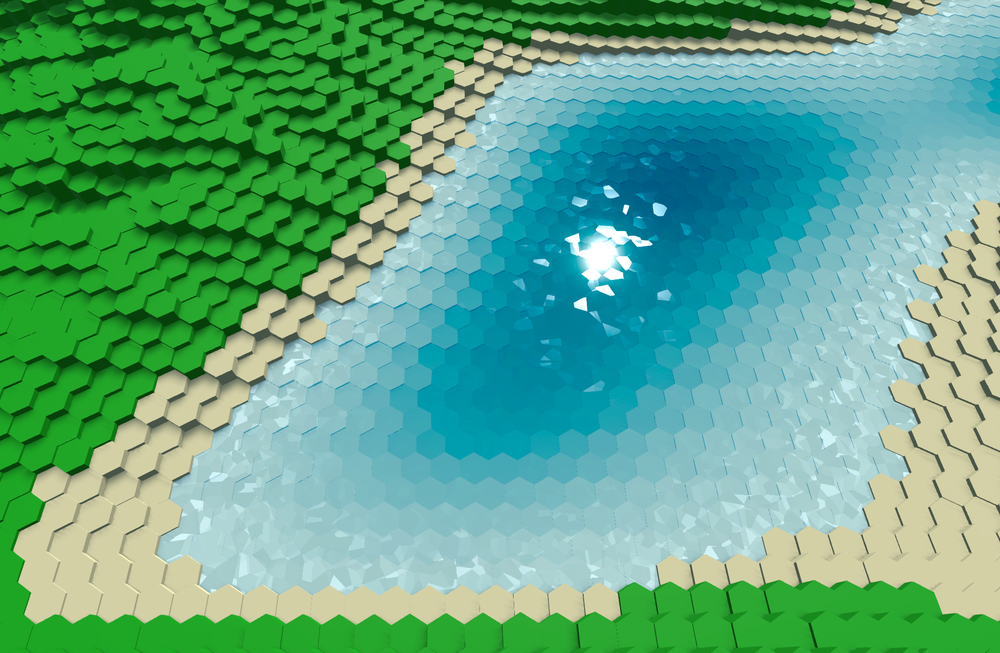
#> input picture imgs/hexagons.png, 1000 x 653 px, shrunk from 1900 x 1241 before the run, found by its file name
$ python read_data.py
#> lines starting #> are read from the running program, lines starting #| are printed output that depends on the picture
import cv2 as cv

def get_image(path):
#> called with path = 'imgs/hexagons.png'
    return cv.imread(path, cv.IMREAD_GRAYSCALE)
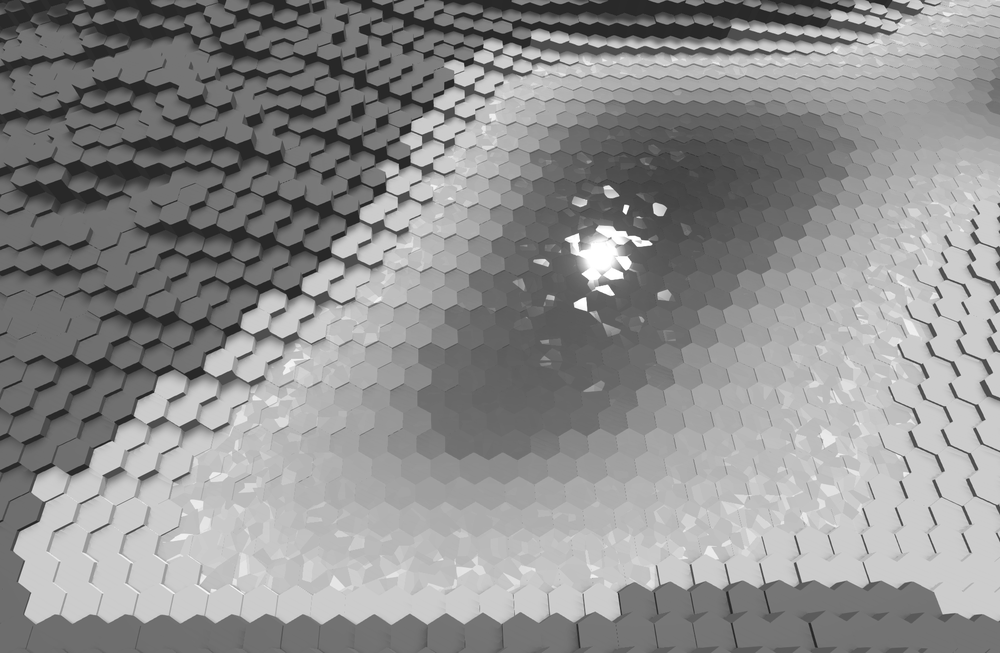
#> returned value: shape (653, 1000); min 28, max 255, mean 142.2

def save_image(path, img):
    return cv.imwrite(path, img)

if __name__ == '__main__':
    save_image("imgs/hexagons_gs.png", get_image("imgs/hexagons.png"))
